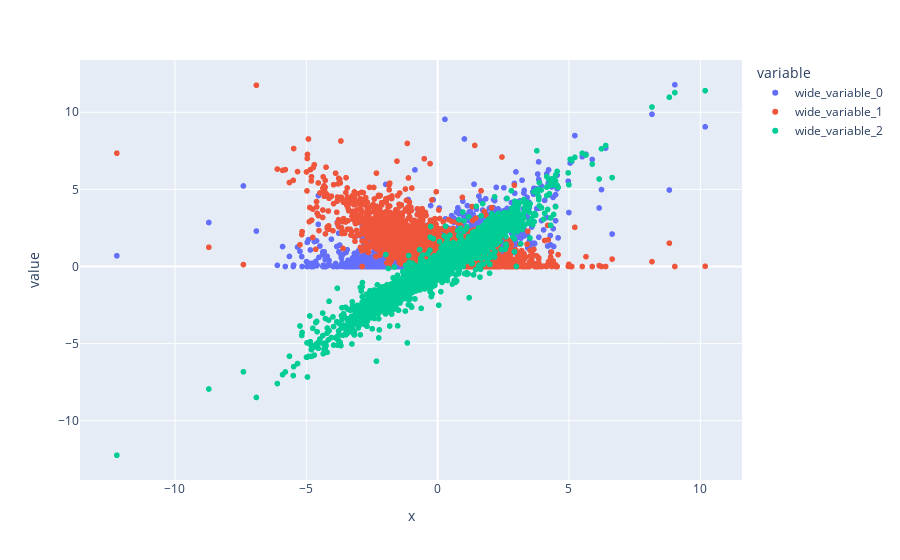

The notebook cell this image was saved under:
### Code cell
predictor = "RF"
results = manager.load("{}_results".format(predictor))
data = manager.load("2020-07-20-2020-07-28:1d")

high = (data["high"] - data["open"])/data["open"] * 100
low = (data["open"] - data["low"])/data["open"] * 100


fig = ex.scatter(x=results["{}_predicted".format(predictor)][:5970], y=[high[1:], low[1:], data["inter-diff"][1:]], trendline=True)
fig.show()

### Figure 1 — Plotly figure (JSON) as saved in the notebook; plotly's stock layout.template omitted (floating-point values rounded to 4 significant figures; data arrays with more than 128 entries replaced by an {"elided": "..."} marker saying what was removed)
{"data": [{"hovertemplate": "variable=wide_variable_0<br>x=%{x}<br>value=%{y}<extra></extra>", "legendgroup": "wide_variable_0", "marker": {"color": "#636efa", "symbol": "circle"}, "mode": "markers", "name": "wide_variable_0", "showlegend": true, "type": "scattergl", "x": {"elided": "5970 float values"}, "xaxis": "x", "y": {"elided": "5970 float values"}, "yaxis": "y"}, {"hovertemplate": "variable=wide_variable_0<extra></extra>", "legendgroup": "wide_variable_0", "marker": {"color": "#636efa", "symbol": "circle"}, "mode": "lines", "name": "wide_variable_0", "showlegend": false, "type": "scatter", "xaxis": "x", "yaxis": "y"}, {"hovertemplate": "variable=wide_variable_1<br>x=%{x}<br>value=%{y}<extra></extra>", "legendgroup": "wide_variable_1", "marker": {"color": "#EF553B", "symbol": "circle"}, "mode": "markers", "name": "wide_variable_1", "showlegend": true, "type": "scattergl", "x": {"elided": "5970 float values"}, "xaxis": "x", "y": {"elided": "5970 float values"}, "yaxis": "y"}, {"hovertemplate": "variable=wide_variable_1<extra></extra>", "legendgroup": "wide_variable_1", "marker": {"color": "#EF553B", "symbol": "circle"}, "mode": "lines", "name": "wide_variable_1", "showlegend": false, "type": "scatter", "xaxis": "x", "yaxis": "y"}, {"hovertemplate": "variable=wide_variable_2<br>x=%{x}<br>value=%{y}<extra></extra>", "legendgroup": "wide_variable_2", "marker": {"color": "#00cc96", "symbol": "circle"}, "mode": "markers", "name": "wide_variable_2", "showlegend": true, "type": "scattergl", "x": {"elided": "5970 float values"}, "xaxis": "x", "y": {"elided": "5970 float values"}, "yaxis": "y"}, {"hovertemplate": "variable=wide_variable_2<extra></extra>", "legendgroup": "wide_variable_2", "marker": {"color": "#00cc96", "symbol": "circle"}, "mode": "lines", "name": "wide_variable_2", "showlegend": false, "type": "scatter", "xaxis": "x", "yaxis": "y"}], "layout": {"legend": {"title": {"text": "variable"}, "tracegroupgap": 0}, "margin": {"t": 60}, "xaxis": {"anchor": "y", "domain": [0, 1], "title": {"text": "x"}}, "yaxis": {"anchor": "x", "domain": [0, 1], "title": {"text": "value"}}}}
